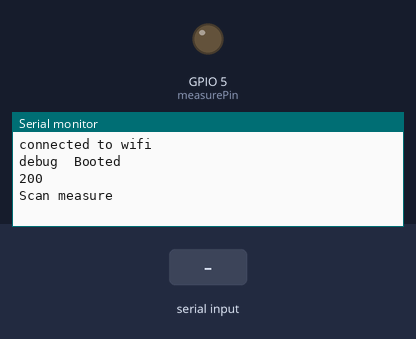
This sketch was run on a simulated ESP8266 (NodeMCU). Shown: output pins drawn as LEDs (lit = HIGH), the last lines printed to the serial monitor. The inputs (shaded band) are chosen by the test bench. WiFi joins after 1.5 s; servers stay silent unless stated; uploads are accepted with an empty reply.

Above: at 2.9 s.
3.0 s: "90,45\n" received over Serial
At 4.1 s:
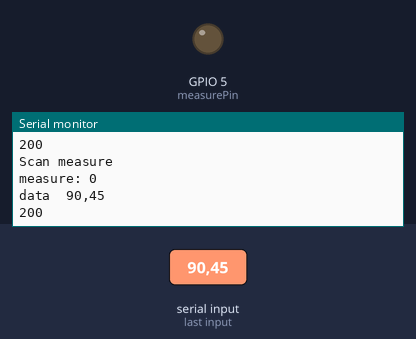
4.7 s: "0\n" received over Serial
At 4.89 s:
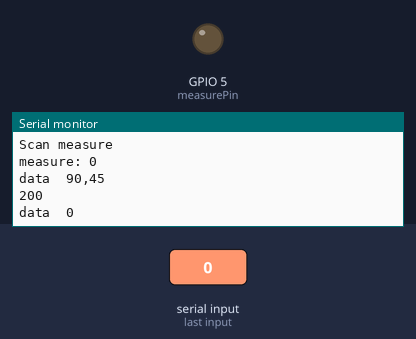
6.2 s: "1,90,45\n" received over Serial
At 6.72 s:
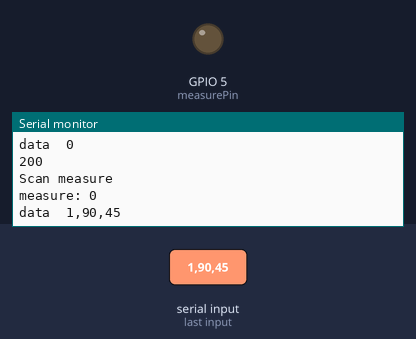

Measured:
- after the input at 3.0 s, the serial monitor: prints a new line after 0.27 s (image 1)
- after the input at 4.7 s, the serial monitor: prints a new line at once (image 2)
- after the input at 6.2 s, the serial monitor: prints a new line after 0.33 s (image 3)

The sketch:

espscemo.ino
```cpp
#include <ESP8266WiFi.h>
#include <DNSServer.h>
#include <ESP8266WebServer.h>
#include <WiFiManager.h>

WiFiManager wifiManager;
WiFiClient client;

const char* proxy_server = "167.205.22.103";
const unsigned int proxy_port = 8080;
const char* server = "128.199.227.5";
const unsigned int port = 80;

bool measuring = false;
int measurePin =  5;

int send(String, String);
bool scanMeasure();
void callback(char* topic, byte* payload, unsigned int length);
void reconnect();

int scanPeriod = 2000;
long scanLast;

void setup(){
    Serial.begin(115200);
    wifiManager.autoConnect("ESPScemo", "12345678");

    Serial.println("connected to wifi");
    send("debug", "Booted");

    pinMode(measurePin, OUTPUT);
    digitalWrite(measurePin, LOW);
}

void loop(){
    if (Serial.available() > 0){
        String data = Serial.readStringUntil('\n');
        send("data", data);
    }
    if(measuring){
        send("debug", "measuring");
        measuring = false;
    }
    if(millis() > scanLast + scanPeriod){
        measuring = scanMeasure();
        Serial.print("measure: ");
        Serial.println(measuring);
        scanLast = millis();
    }
}

int send(String path, String message){
    Serial.print(path);
    Serial.print("\t");
    Serial.println(message);

    int status;

    if (client.connect(proxy_server, proxy_port)) {

        String req = "POST http://" + String(server) + "/" + path + " HTTP/1.1\r\n";
        req += "Proxy-Authorization: Basic ZmFkaGxpa2E6NzgzNzEzMTE=\r\n";
        req += "Content-Length: " + String(message.length()) +"\r\n";
        req += "\r\n";
        req += message;

        client.println(req);
        client.println();
    }

    unsigned long timeout = millis();
    while (client.available() == 0) {
        if (millis() - timeout > 1000) {
            Serial.println("»> Client Timeout !");
            client.stop();
            return -1;
        }
    }

    if(client.available() > 0){
        String line = client.readStringUntil('\r');
        String st = line.substring(9, 12);
        status = st.toInt();
        Serial.println(status);
    }

    client.stop();
    return status;
}

bool scanMeasure(){
    Serial.println("Scan measure");

    bool m = false;

    if (client.connect(proxy_server, proxy_port)) {

        String req = "GET http://" + String(server) + "/measure HTTP/1.1\r\n";
        req += "Proxy-Authorization: Basic ZmFkaGxpa2E6NzgzNzEzMTE=\r\n";

        client.println(req);
        client.println();
    }

    unsigned long timeout = millis();
    while (client.available() == 0) {
        if (millis() - timeout > 1000) {
            Serial.println("»> Client Timeout !");
            client.stop();
            return false;
        }
    }

    // Read all the lines of the reply from server and print them to Serial
    int i = 0;
    while(client.available() > 0){
        i++;
        String line = client.readStringUntil('\r');
        if(i == 11) {
            Serial.println(line);
            if(line.toInt() == 1) m = true;
            else m = false;
        }
    }
    client.stop();
    return m;
}
```
